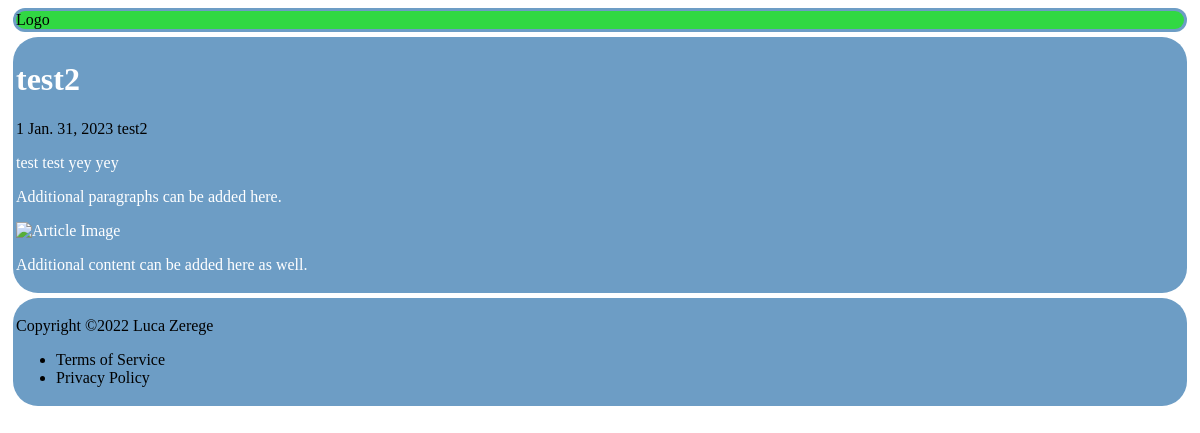
Page /resource/article/abcdefgi/ on the committed database.
### resources/models.py (models this page shows, shortened)
class Article(models.Model):
    title = models.CharField(max_length=250, blank=True, null=True)
    author = models.CharField(max_length=250, blank=True, null=True)
    sources = models.ManyToManyField(Source)
    date_published = models.DateField(auto_now=True)
    topic = models.CharField(max_length=100, blank=True, null=True)
    content = models.TextField(null=True)
    visuals = models.FileField(upload_to='uploads/', null=True)
    unique_id = models.CharField(max_length=8, default=''.join(random.choices(string.ascii_letters, k=8)))

class Source(models.Model):
    link = models.CharField(max_length=1_000, blank=True, null=True)
    name = models.CharField(max_length=250, blank=True, null=True)

### resources/views.py (the view)
# urls.py: path('article/<str:unique_id>/', views.article_view, name='article_view'),
def article_view(request, unique_id):
    article = Article.objects.filter(unique_id=unique_id)[0]
    sources = article.sources.all()
    context = {"article": article, "sources": sources}
    return render(request, "article.html", context)

### templates/article.html (shortened to what this page needs)
{% load static %}
<!DOCTYPE html>
<html>
  <head>
    <link rel="stylesheet" type='text/css' href="{% static 'article.css' %}">
  </head>
  <body>
    <header>
      <div class="container">
        <div class="logo">
          <a href="#">Logo</a>
    </header>
    <div class="container">
      <h1 class="title">{{article.title}}</h1>
      <div class="meta">
        <span class="author">{{article.author}}</span>
        <span class="date">{{article.date_published}}</span>
        {%for source in sources%}
        <a href="{{source.link}}">{{source.name}}</a>
        {% endfor %}
      </div>
      <div class="content">
        <p>{{article.content}}</p>
        <p>Additional paragraphs can be added here.</p>
        <img src="image.jpg" alt="Article Image">
        <p>Additional content can be added here as well.</p>
      </div>
    </div>
    <footer>
      <div class="container">
        <p>Copyright ©2022 Luca Zerege</p>
        <ul>
          <li><a href="#">Terms of Service</a></li>
          <li><a href="#">Privacy Policy</a></li>
        </ul>
      </div>
    </footer>
  </body>
</html>

### static/article.css (style rules this page uses)
div.container { background-color: #6D9DC5; border-radius: 25px; padding: 3px; margin: 5px; }
div.logo { background-color: #31D843; border-radius: 50px; }
h1.title { color: #FFFFFF; }
div.content { color: #FFFFFF; }
a { text-decoration: none; color: black; }

### rows in the picture
Article: title "test2", author "1", date_published "Jan. 31, 2023", content "test test yey yey"
Source: name "test2"
